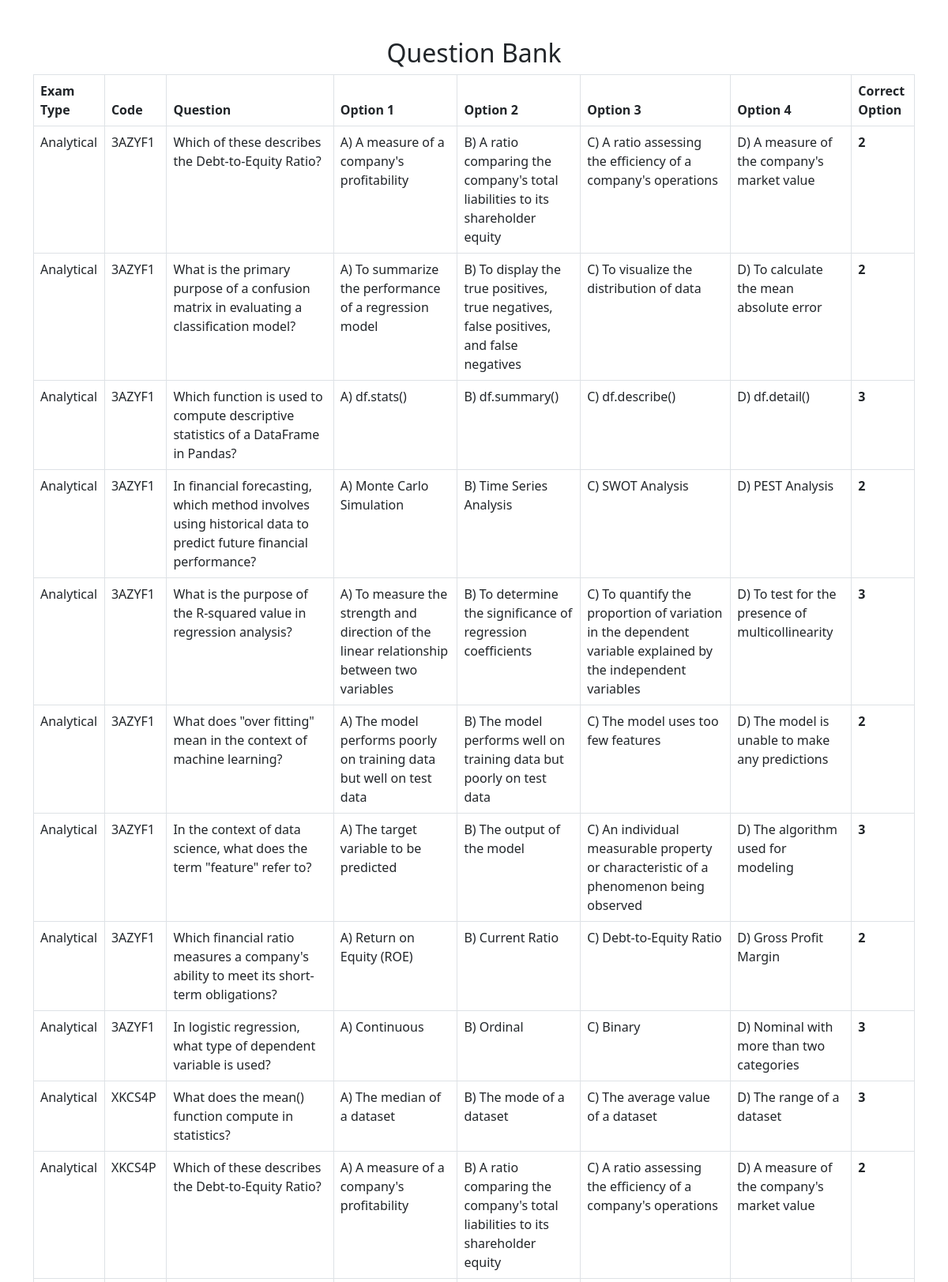
Page /view_question_bank.php (upper part) on the committed database.
### tables this page shows
CREATE TABLE `question_bank` (
  `id` int(11) NOT NULL,
  `exam_type` varchar(50) DEFAULT NULL,
  `code` varchar(6) DEFAULT NULL,
  `question` text DEFAULT NULL,
  `option1` text DEFAULT NULL,
  `option2` text DEFAULT NULL,
  `option3` text DEFAULT NULL,
  `option4` text DEFAULT NULL,
  `correct_option` int(11) DEFAULT NULL
);

### view_question_bank.php (the view, shortened to what this page needs)
<?php
include 'conn.php';
$query = "SELECT * FROM question_bank ORDER BY id DESC";
$result = $conn->query($query);
?>
<!DOCTYPE html>
<html lang="en">
<head>
    <link rel="stylesheet" href="https://cdn.jsdelivr.net/npm/bootstrap@5.3.0/dist/css/bootstrap.min.css">
</head>
<body>
    <div class="container mt-5">
        <h2 class="text-center">Question Bank</h2>
        <table class="table table-bordered">
            <thead>
                <tr>
                    <th>Exam Type</th>
                    <th>Code</th>
                    <th>Question</th>
                    <th>Option 1</th>
                    <th>Option 2</th>
                    <th>Option 3</th>
                    <th>Option 4</th>
                    <th>Correct Option</th>
                </tr>
            </thead>
            <tbody>
                <?php while ($row = $result->fetch_assoc()): ?>
                    <tr>
                        <td><?= htmlspecialchars($row['exam_type']); ?></td>
                        <td><?= htmlspecialchars($row['code']); ?></td>
                        <td><?= htmlspecialchars($row['question']); ?></td>
                        <td><?= htmlspecialchars($row['option1']); ?></td>
                        <td><?= htmlspecialchars($row['option2']); ?></td>
                        <td><?= htmlspecialchars($row['option3']); ?></td>
                        <td><?= htmlspecialchars($row['option4']); ?></td>
                        <td><strong><?= $row['correct_option']; ?></strong></td>
                    </tr>
                <?php endwhile; ?>
            </tbody>
        </table>
    </div>
</body>
</html>

### rows in the picture
question_bank: exam_type "Analytical", code "3AZYF1", question "Which of these describes the Debt-to-Equity Ratio?", option1 "A) A measure of a company's profitability", option2 "B) A ratio comparing the company's total liabilities to its shareholder equity", option3 "C) A ratio assessing the efficiency of a company's operations", option4 "D) A measure of the company's market value", correct_option "2"
question_bank: exam_type "Analytical", code "3AZYF1", question "What is the primary purpose of a confusion matrix in evaluating a classification model?", option1 "A) To summarize the performance of a regression model", option2 "B) To display the true positives, true negatives, false positives, and false negatives", option3 "C) To visualize the distribution of data", option4 "D) To calculate the mean absolute error", correct_option "2"
question_bank: exam_type "Analytical", code "3AZYF1", question "Which function is used to compute descriptive statistics of a DataFrame in Pandas?", option1 "A) df.stats()", option2 "B) df.summary()", option3 "C) df.describe()", option4 "D) df.detail()", correct_option "3"
question_bank: exam_type "Analytical", code "3AZYF1", question "In financial forecasting, which method involves using historical data to predict future financial performance?", option1 "A) Monte Carlo Simulation", option2 "B) Time Series Analysis", option3 "C) SWOT Analysis", option4 "D) PEST Analysis", correct_option "2"
question_bank: exam_type "Analytical", code "3AZYF1", question "What is the purpose of the R-squared value in regression analysis?", option1 "A) To measure the strength and direction of the linear relationship between two variables", option2 "B) To determine the significance of regression coefficients", option3 "C) To quantify the proportion of variation in the dependent variable explained by the independent variables", option4 "D) To test for the presence of multicollinearity", correct_option "3"
question_bank: exam_type "Analytical", code "3AZYF1", question "What does \"over fitting\" mean in the context of machine learning?", option1 "A) The model performs poorly on training data but well on test data", option2 "B) The model performs well on training data but poorly on test data", option3 "C) The model uses too few features", option4 "D) The model is unable to make any predictions", correct_option "2"
question_bank: exam_type "Analytical", code "3AZYF1", question "In the context of data science, what does the term \"feature\" refer to?", option1 "A) The target variable to be predicted", option2 "B) The output of the model", option3 "C) An individual measurable property or characteristic of a phenomenon being observed", option4 "D) The algorithm used for modeling", correct_option "3"
question_bank: exam_type "Analytical", code "3AZYF1", question "Which financial ratio measures a company's ability to meet its short-term obligations?", option1 "A) Return on Equity (ROE)", option2 "B) Current Ratio", option3 "C) Debt-to-Equity Ratio", option4 "D) Gross Profit Margin", correct_option "2"
question_bank: exam_type "Analytical", code "3AZYF1", question "In logistic regression, what type of dependent variable is used?", option1 "A) Continuous", option2 "B) Ordinal", option3 "C) Binary", option4 "D) Nominal with more than two categories", correct_option "3"
question_bank: exam_type "Analytical", code "XKCS4P", question "What does the mean() function compute in statistics?", option1 "A) The median of a dataset", option2 "B) The mode of a dataset", option3 "C) The average value of a dataset", option4 "D) The range of a dataset", correct_option "3"
question_bank: exam_type "Analytical", code "XKCS4P", question "Which of these describes the Debt-to-Equity Ratio?", option1 "A) A measure of a company's profitability", option2 "B) A ratio comparing the company's total liabilities to its shareholder equity", option3 "C) A ratio assessing the efficiency of a company's operations", option4 "D) A measure of the company's market value", correct_option "2"
